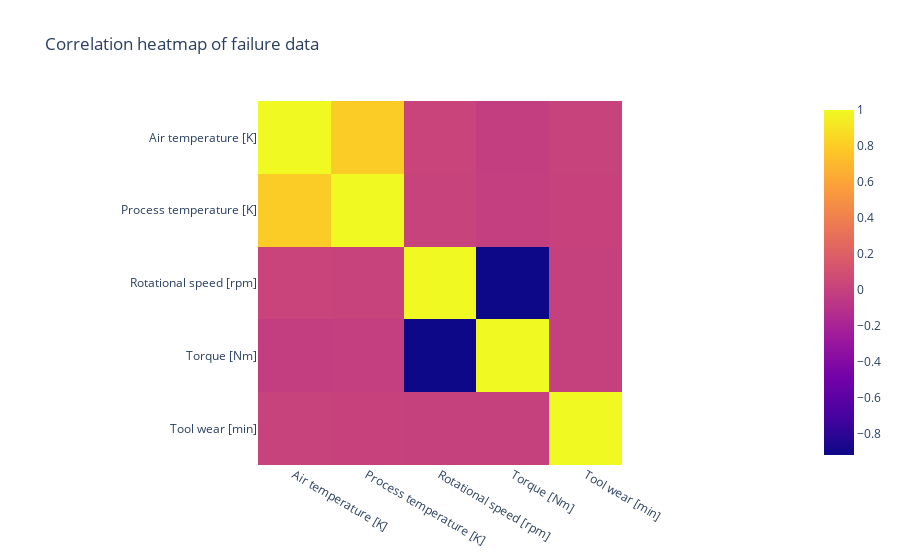

Notebook source saved alongside this figure:
### Markdown cell above
## Dropping overly correlated columns

### Code cell
selected_columns = ['Air temperature [K]', 'Process temperature [K]', 'Rotational speed [rpm]', 'Torque [Nm]', 'Tool wear [min]']

px.imshow(df_cleaned_new[selected_columns].corr(), title="Correlation heatmap of failure data")

### Figure 1 — Plotly figure (JSON) as saved in the notebook; plotly's stock layout.template omitted (floating-point values rounded to 4 significant figures)
{"data": [{"coloraxis": "coloraxis", "hovertemplate": "x: %{x}<br>y: %{y}<br>color: %{z}<extra></extra>", "name": "0", "type": "heatmap", "x": ["Air temperature [K]", "Process temperature [K]", "Rotational speed [rpm]", "Torque [Nm]", "Tool wear [min]"], "xaxis": "x", "y": ["Air temperature [K]", "Process temperature [K]", "Rotational speed [rpm]", "Torque [Nm]", "Tool wear [min]"], "yaxis": "y", "z": [[1, 0.797, 0.01971, -0.01571, 0.01685], [0.797, 1, 0.01407, -0.01099, 0.01056], [0.01971, 0.01407, 1, -0.9169, 0.001421], [-0.01571, -0.01099, -0.9169, 1, -0.000715], [0.01685, 0.01056, 0.001421, -0.000715, 1]]}], "layout": {"coloraxis": {"colorscale": [[0, "#0d0887"], [0.1111, "#46039f"], [0.2222, "#7201a8"], [0.3333, "#9c179e"], [0.4444, "#bd3786"], [0.5556, "#d8576b"], [0.6667, "#ed7953"], [0.7778, "#fb9f3a"], [0.8889, "#fdca26"], [1, "#f0f921"]]}, "title": {"text": "Correlation heatmap of failure data"}, "xaxis": {"anchor": "y", "constrain": "domain", "domain": [0, 1], "scaleanchor": "y"}, "yaxis": {"anchor": "x", "autorange": "reversed", "constrain": "domain", "domain": [0, 1]}}}
